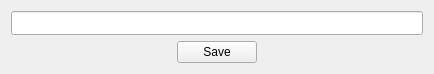
<?xml version="1.0" encoding="UTF-8"?>
<ui version="4.0">
 <class>EditPasteWidget</class>
 <widget class="QWidget" name="EditPasteWidget">
  <property name="geometry">
   <rect>
    <x>0</x>
    <y>0</y>
    <width>434</width>
    <height>74</height>
   </rect>
  </property>
  <property name="sizePolicy">
   <sizepolicy hsizetype="Fixed" vsizetype="Fixed">
    <horstretch>0</horstretch>
    <verstretch>0</verstretch>
   </sizepolicy>
  </property>
  <property name="minimumSize">
   <size>
    <width>434</width>
    <height>74</height>
   </size>
  </property>
  <property name="maximumSize">
   <size>
    <width>434</width>
    <height>74</height>
   </size>
  </property>
  <property name="windowTitle">
   <string>Edit</string>
  </property>
  <layout class="QGridLayout" name="gridLayout">
   <item row="0" column="0" colspan="3">
    <widget class="QLineEdit" name="textEdit">
     <property name="sizePolicy">
      <sizepolicy hsizetype="Preferred" vsizetype="Preferred">
       <horstretch>0</horstretch>
       <verstretch>0</verstretch>
      </sizepolicy>
     </property>
    </widget>
   </item>
   <item row="1" column="0">
    <spacer name="horizontalSpacer">
     <property name="orientation">
      <enum>Qt::Horizontal</enum>
     </property>
     <property name="sizeHint" stdset="0">
      <size>
       <width>159</width>
       <height>20</height>
      </size>
     </property>
    </spacer>
   </item>
   <item row="1" column="1">
    <widget class="QPushButton" name="saveButton">
     <property name="text">
      <string>Save</string>
     </property>
    </widget>
   </item>
   <item row="1" column="2">
    <spacer name="horizontalSpacer_2">
     <property name="orientation">
      <enum>Qt::Horizontal</enum>
     </property>
     <property name="sizeHint" stdset="0">
      <size>
       <width>159</width>
       <height>20</height>
      </size>
     </property>
    </spacer>
   </item>
  </layout>
 </widget>
 <resources/>
 <connections/>
</ui>
